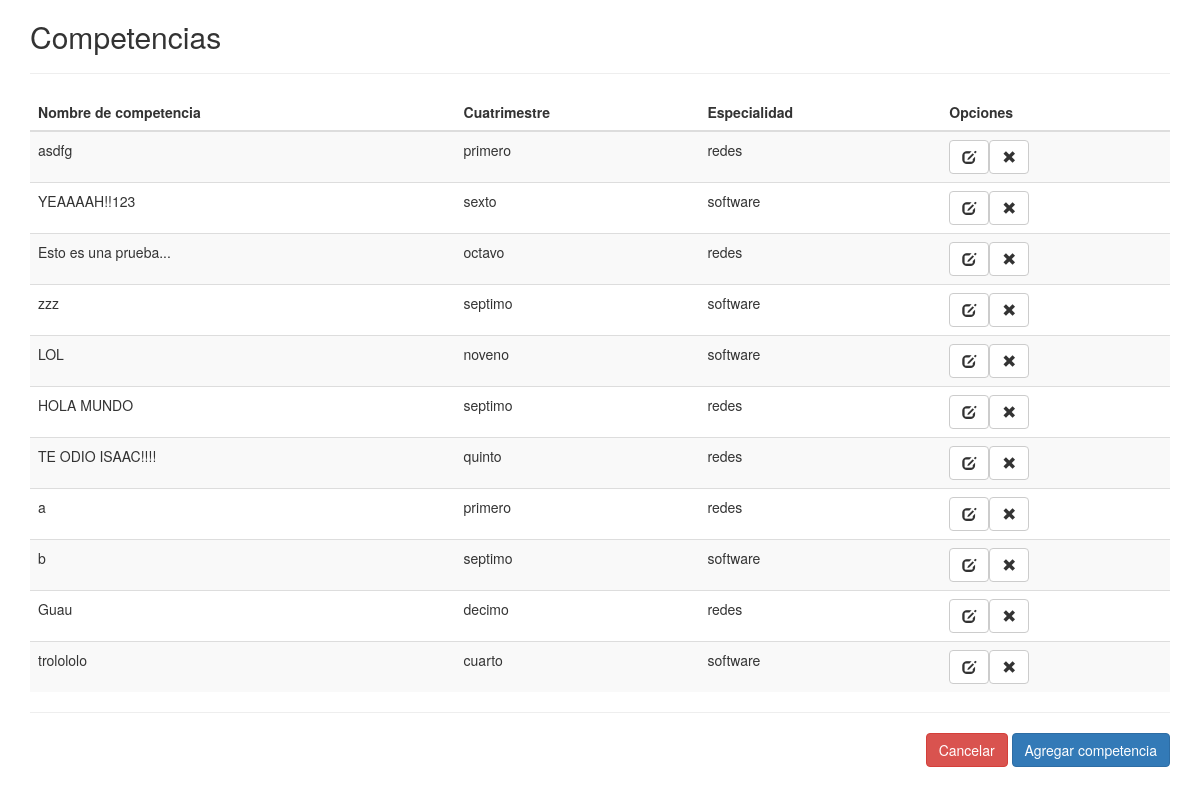
Page /index.php/competencias on the earlier database version.
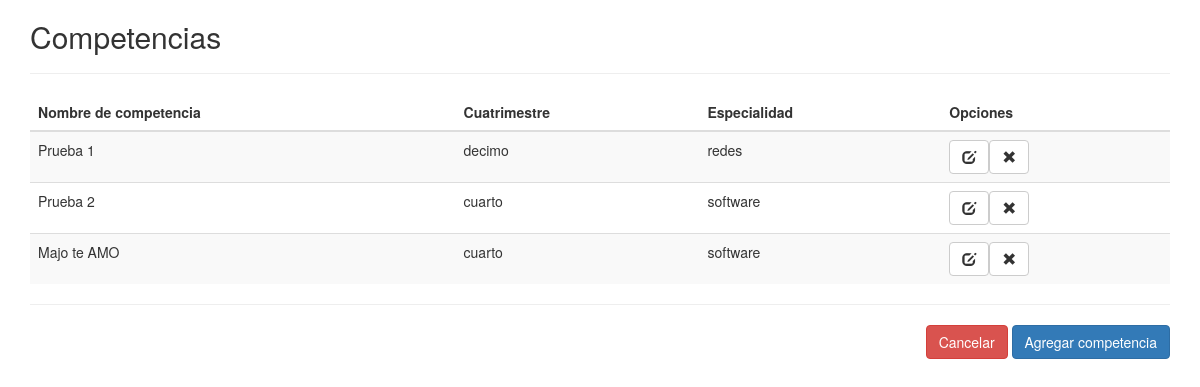
Same page on the later database version.
### tables this page shows
CREATE TABLE IF NOT EXISTS `competencias` (
  `id_competencia` int(10) NOT NULL AUTO_INCREMENT,
  `competencia` text NOT NULL,
  `cuatrimestre` varchar(10) NOT NULL,
  `especialidad` varchar(10) NOT NULL,
  PRIMARY KEY (`id_competencia`)
);

### application/controllers/competencias.php (called while the page is built, shortened)
<?php
class Competencias extends CI_Controller {
    function __construct() {
        $this->load->model('competenciasModel');
    }
    public function index(){
        $data = array(
            'competencias' => $this->competenciasModel->verCompetencias()
        );
        $this->load->view('headers/librerias');
        $this->load->view('competencias/competencias', $data);
        $this->load->view('footer');
    }
}

### index.php (called while the page is built, shortened)
<?php
require_once BASEPATH.'core/CodeIgniter.php';

### application/models/competenciasmodel.php (called while the page is built, shortened)
<?php if ( ! defined('BASEPATH')) exit('No direct script access allowed');
class competenciasModel extends CI_Model {
	function verCompetencias() {
		$query = $this->db->get('competencias');
		if ($query->num_rows() > 0) {
			return $query;
		} else {
			return FALSE;
		}
	}
}

### application/views/competencias/competencias.php (the view)
<h2>Competencias</h2><hr>
<table class="table table-striped display" id="dataTable">
    <thead>
        <tr>
            <th>Nombre de competencia</th>
            <th>Cuatrimestre</th>
            <th>Especialidad</th>
            <th>Opciones</th>
        </tr>
    </thead>
    <tbody>
        <?php
        if ($competencias != FALSE) {
            foreach ($competencias->result() as $row) {
                echo "<tr>";
                echo "<td>" . $row->competencia . "</td>";
                echo "<td>" . $row->cuatrimestre . "</td>";
                echo "<td>" . $row->especialidad . "</td>";
                echo "<td>";
                echo "<a type='button' class='btn btn-default' aria-label='Left Align' href=" . base_url() . "index.php/competencias/editar_competencia/" . $row->id_competencia . ">";
                echo "<span class='glyphicon glyphicon-edit' aria-hidden='true'></span>";
                echo "</a>";
                echo "<a type='button' class='btn btn-default' aria-label='Left Align' href=" . base_url() . "index.php/competencias/eliminar_competencia/" . $row->id_competencia . ">";
                echo "<span class='glyphicon glyphicon-remove' aria-hidden='true'></span>";
                echo "</a>";
                echo "</td>";
                echo "</tr>";
            }
        } else {
            echo "No existen competencias";
        }
        ?>
    </tbody>
</table>
<hr>
<div align="right">
    <button type="button" class="btn btn-danger">Cancelar</button>
    <a type="button" class="btn btn-primary" href="<?= site_url() ?>/competencias/agregar_competencia">Agregar competencia</a>
</div>

### application/views/headers/librerias.php (shortened to what this page needs)
<!DOCTYPE html>
<html>
    <head>
        <link rel="stylesheet" type="text/css" href="<?=base_url()?>css/bootstrap.css">
    </head>
    <body>
        <div class="container">

Differences in the rows shown:
removed competencias: competencia "asdfg", cuatrimestre "primero", especialidad "redes"
removed competencias: competencia "YEAAAAH!!123", cuatrimestre "sexto", especialidad "software"
removed competencias: competencia "Esto es una prueba...", cuatrimestre "octavo", especialidad "redes"
removed competencias: competencia "zzz", cuatrimestre "septimo", especialidad "software"
removed competencias: competencia "LOL", cuatrimestre "noveno", especialidad "software"
removed competencias: competencia "HOLA MUNDO", cuatrimestre "septimo", especialidad "redes"
removed competencias: competencia "TE ODIO ISAAC!!!!", cuatrimestre "quinto", especialidad "redes"
removed competencias: competencia "a", cuatrimestre "primero", especialidad "redes"
removed competencias: competencia "b", cuatrimestre "septimo", especialidad "software"
removed competencias: competencia "Guau", cuatrimestre "decimo", especialidad "redes"
removed competencias: competencia "trolololo", cuatrimestre "cuarto", especialidad "software"
added competencias: competencia "Prueba 1", cuatrimestre "decimo", especialidad "redes"
added competencias: competencia "Prueba 2", cuatrimestre "cuarto", especialidad "software"
added competencias: competencia "Majo te AMO", cuatrimestre "cuarto", especialidad "software"
